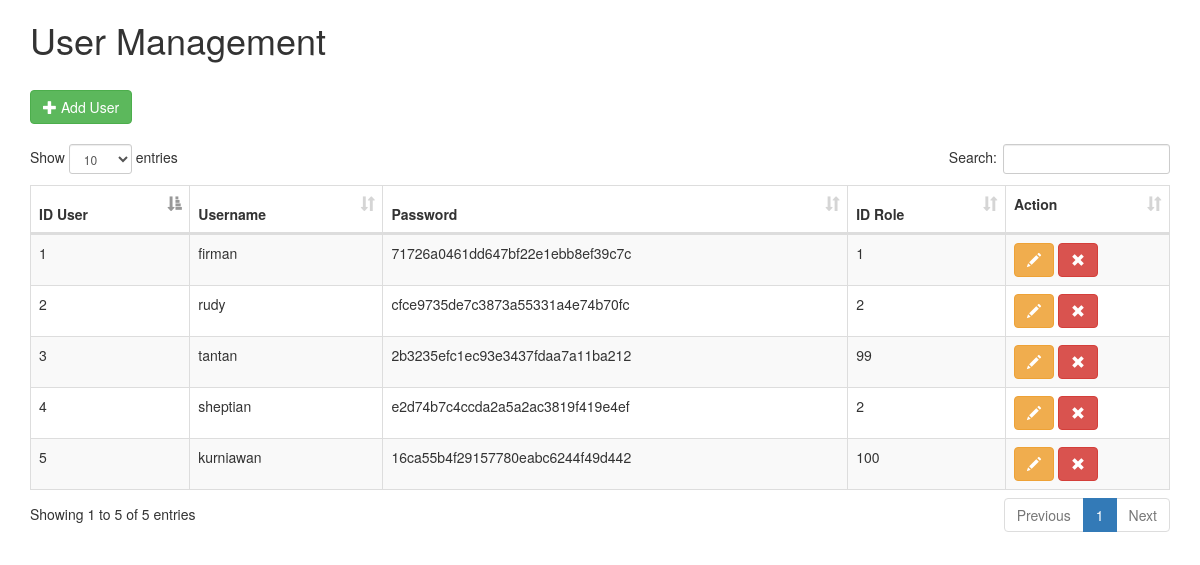
The app's page /index.php/user with its own data.
### tables this page shows
CREATE TABLE `user` (
  `id_user` int(11) NOT NULL,
  `username` varchar(50) NOT NULL,
  `password` varchar(50) NOT NULL,
  `id_role` int(11) NOT NULL
);

### application/controllers/User.php (called while the page is built, shortened)
<?php
class User extends CI_Controller {
	 public function __construct() {
		$this->load->helper('url');
 		$this->load->model('user_model');
 		$this->load->model('role_model');
	}
	public function index() {
		$data['users']=$this->user_model->get_listuser();
		$data['roles']=$this->role_model->get_listrole();
		$this->load->view('user_view',$data);
	}
}

### index.php (called while the page is built, shortened)
<?php
require_once BASEPATH.'core/CodeIgniter.php';

### application/models/User_model.php (called while the page is built, shortened)
<?php
class User_model extends CI_Model
{
	public function get_listuser() {
		$this->db->from('user');
		$query=$this->db->get();
		return $query->result();
	}
}

### application/views/user_view.php (the view, shortened to what this page needs)
<!DOCTYPE html>
<html>
    <head>
    <link href="<?php echo base_url('assests/bootstrap/css/bootstrap.min.css')?>" rel="stylesheet">
    <link href="<?php echo base_url('assests/datatables/css/dataTables.bootstrap.css')?>" rel="stylesheet">
  </head>
  <body>
  <div class="container">
    <h1>User Management</h1>
    <br />
    <button class="btn btn-success" onclick="add_user()"><i class="glyphicon glyphicon-plus"></i> Add User</button>
    <br />
    <br />
    <table id="table_id" class="table table-striped table-bordered" cellspacing="0" width="100%">
      <thead>
        <tr>
					<th>ID User</th>
					<th>Username</th>
					<th>Password</th>
					<th>ID Role</th>
          <th style="width:125px;">Action</p></th>
        </tr>
      </thead>
      <tbody>
				<?php foreach($users as $user){?>
				     <tr>
				        <td><?php echo $user->id_user; ?></td>
				        <td><?php echo $user->username; ?></td>
								<td><?php echo $user->password; ?></td>
								<td><?php echo $user->id_role; ?></td>
								<td>
									<button class="btn btn-warning" onclick="upd_user(<?php echo $user->id_user;?>)"><i class="glyphicon glyphicon-pencil"></i></button>
									<button class="btn btn-danger" onclick="del_user(<?php echo $user->id_user;?>)"><i class="glyphicon glyphicon-remove"></i></button>
								</td>
				      </tr>
				     <?php }?>
      </tbody>
    </table>
  </div>
  </body>
</html>

### records on screen
user: id_user "1", username "firman", password "71726a0461dd647bf22e1ebb8ef39c7c", id_role "1"
user: id_user "2", username "rudy", password "cfce9735de7c3873a55331a4e74b70fc", id_role "2"
user: id_user "3", username "tantan", password "2b3235efc1ec93e3437fdaa7a11ba212", id_role "99"
user: id_user "4", username "sheptian", password "e2d74b7c4ccda2a5a2ac3819f419e4ef", id_role "2"
user: id_user "5", username "kurniawan", password "16ca55b4f29157780eabc6244f49d442", id_role "100"
